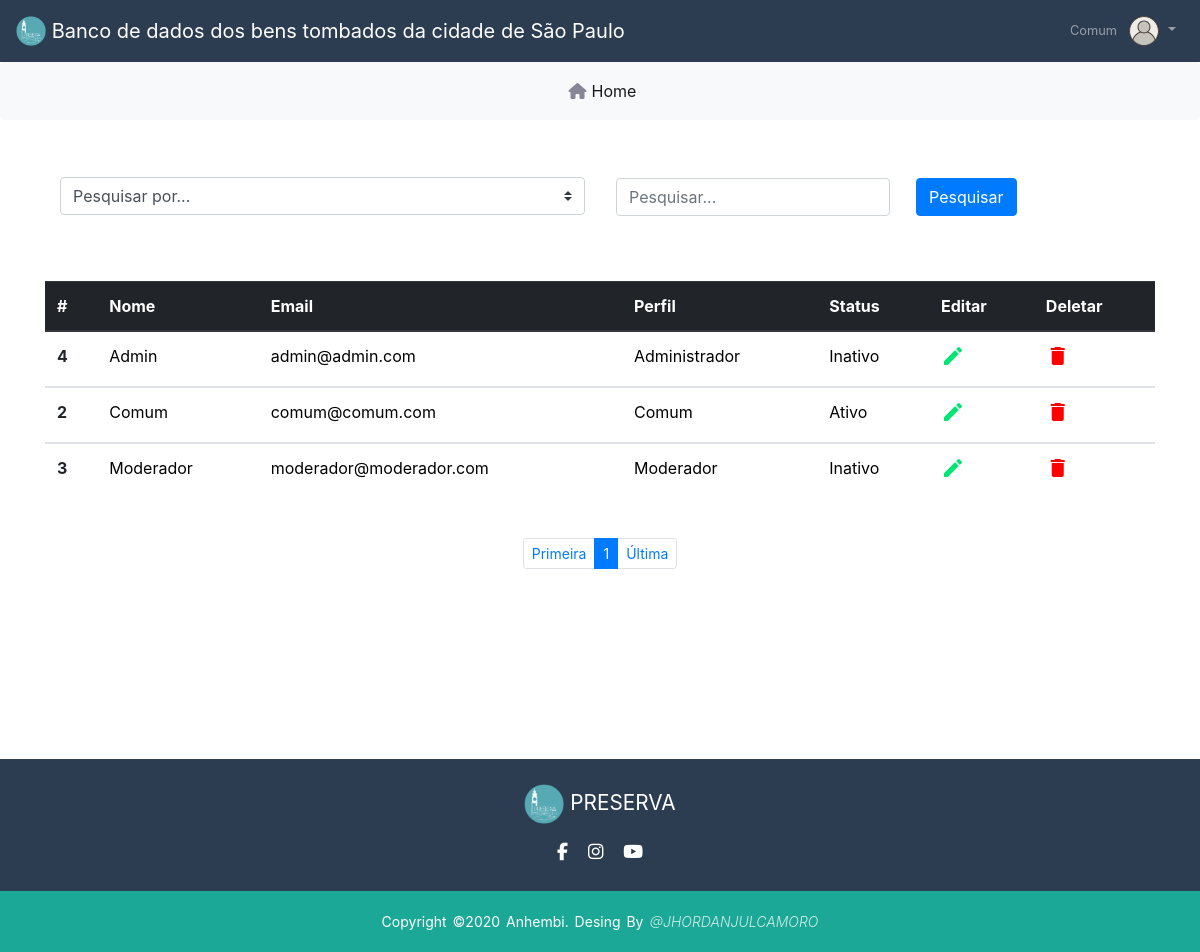
Page /usuarios.php (signed in) on the earlier database version.
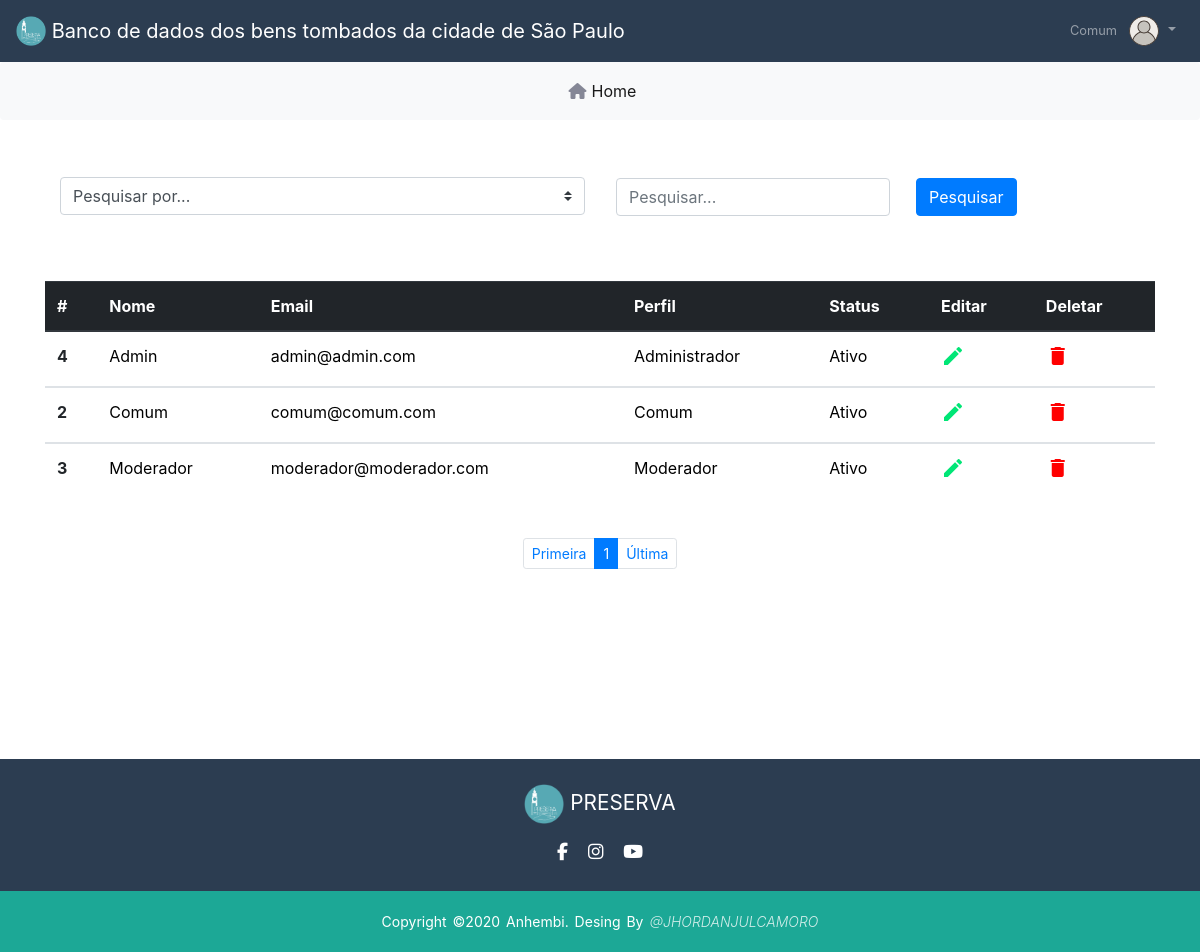
Same page on the later database version.
### tables this page shows
CREATE TABLE `users` (
  `id` int(11) NOT NULL,
  `perfil` varchar(20) NOT NULL,
  `username` varchar(30) NOT NULL,
  `email` varchar(30) NOT NULL,
  `status` varchar(30) DEFAULT NULL,
  `password` varchar(60) NOT NULL,
  `created_at` timestamp NULL DEFAULT CURRENT_TIMESTAMP,
  `updated_at` datetime DEFAULT CURRENT_TIMESTAMP ON UPDATE CURRENT_TIMESTAMP
);

### usuarios.php (the view, shortened to what the changed rows need)
<?php
$servername = "db";
$usernames = "root";
$passwords = "";
$dbname = "conpresp_db";
$conn = mysqli_connect($servername, $usernames, $passwords, $dbname) or die('Erro ao conectar');
$pagina = (isset($_GET['pagina'])) ? $_GET['pagina'] : 1;
if (!mysqli_set_charset($conn, "utf8mb4")) {
    printf("Error loading character set utf8mb4: %s\n", mysqli_error($conn));
    exit();
} else {
    $quantidade_pg = 5;
    $inicio = ($quantidade_pg * $pagina) - $quantidade_pg;
    $result_registro = "SELECT * FROM users ORDER BY username limit $inicio, $quantidade_pg";
    $resultado_registro = mysqli_query($conn, $result_registro);
?>
    <!DOCTYPE html>
    <html lang="pt-br">
    <head>
        <link rel="stylesheet" href="https://maxcdn.bootstrapcdn.com/bootstrap/4.0.0/css/bootstrap.min.css" />
        <link rel="stylesheet" href="css/usuarios.css" />
    </head>
    <body>
        <div class="container">
            <div class="table-responsive-sm">
                <table class="table" style="margin-top: 50px">
                    <thead class="thead-dark">
                        <tr>
                            <th scope="col">#</th>
                            <th scope="col">Nome</th>
                            <th scope="col">Email</th>
                            <th scope="col">Perfil</th>
                            <th scope="col">Status</th>
                            <th scope="col">Editar</th>
                            <th scope="col">Deletar</th>
                        </tr>
                    </thead>
                    <tbody>
                        <?php
                        while ($dado = mysqli_fetch_assoc($resultado_registro)) {
                        ?>
                            <tr>
                                <th scope="row"><?php echo $dado['id']; ?></th>
                                <td style="color:black"><?php echo $dado['username']; ?></td>
                                <td style="color:black"><?php echo $dado['email']; ?></td>
                                <td style="color:black"><?php echo $dado['perfil']; ?></td>
                                <td style="color:black"><?php echo $dado['status']; ?></td>
                                <td><a href="editarUsuario.php?id=<?php echo $dado['id'];  ?>"><span class="material-icons" style="color:#00e676">create</span></a></td>
                                <td>
                                    <a href="javascript: if(confirm('Tem certeza que deseja deletar a conta, <?php echo $dado['username']; ?>?'))
			              location.href='deletar.php?id=<?php echo $dado['id']; ?>';">
                                        <span class="material-icons" style="color: red">delete </span></a>
                                </td>
                            </tr>
                    </tbody>
                <?php } ?>
                </table>
            </div>
        </div>
    </body>
<?php } ?>
    </html>

Differences in the rows shown:
changed users "Admin": status "Inativo" → "Ativo"
changed users "Moderador": status "Inativo" → "Ativo"
